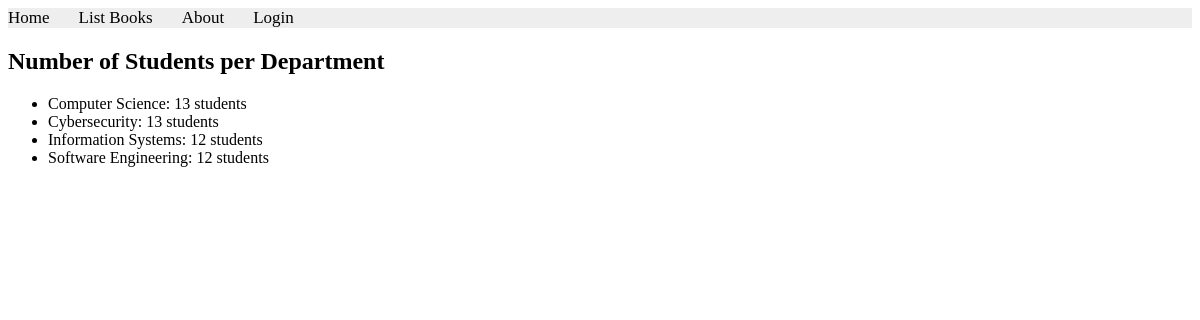
/books/lab9/task1/, run on the app's committed database.
### apps/usermodule/models.py (models this page shows)
class Department(models.Model):
    name = models.CharField(max_length=100)

### apps/bookmodule/views.py (the view)
# urls.py: path('lab9/task1/', views.lab9_1, name="books.lab9_1"),
def lab9_1(request):
    studentNum = Student2.objects.values('department__name').annotate(student_count = Count('id'))
    if studentNum.exists():
        return render(request, 'bookmodule/lab9_1.html', {'studentNum': studentNum})
    else:
        return render(request, 'bookmodule/index.html')

### apps/templates/bookmodule/lab9_1.html (shortened to what this page needs)
{% extends "layouts/base.html" %}
{% load static %}
{% block content %}
<h2>Number of Students per Department</h2>
<ul>
  {% for item in studentNum %}
    <li>{{ item.department__name }}: {{ item.student_count }} students</li>
  {% endfor %}
</ul>
{% endblock content %}

### data on the page
Department: department__name "Computer Science", student_count "13"
Department: department__name "Cybersecurity", student_count "13"
Department: department__name "Information Systems", student_count "12"
Department: department__name "Software Engineering", student_count "12"
